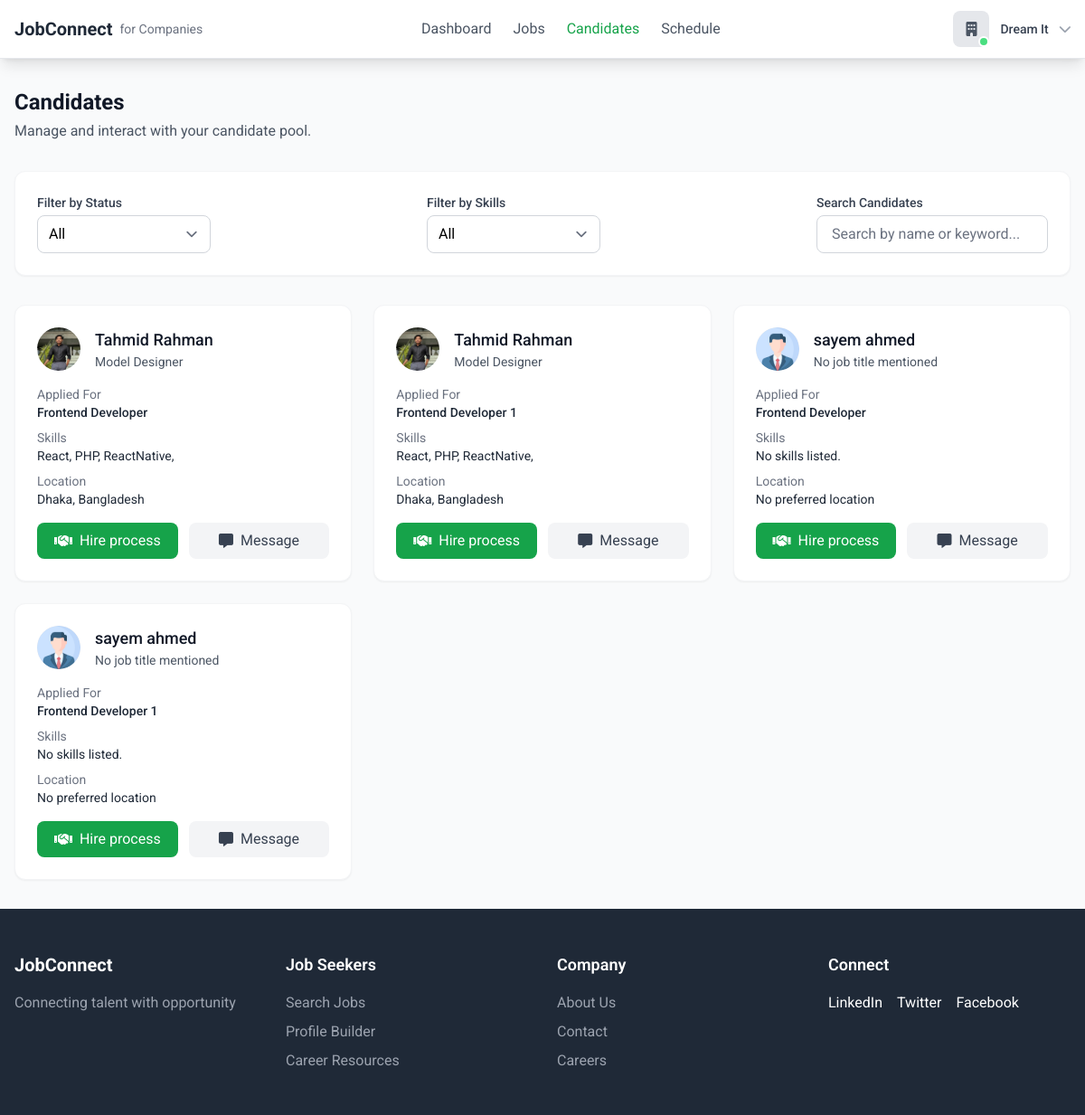
Page /company/candidates/ (signed in) on the committed database.
### accounts/models.py (models this page shows, shortened)
class CustomUser(AbstractBaseUser, PermissionsMixin):
    id = models.AutoField(primary_key=True)
    name = models.CharField(max_length=100)
    username = models.CharField(max_length=100, unique=True)
    email = models.EmailField(unique=True)
    phone_no = models.IntegerField(max_length=15,null=True,blank=True)
    role = models.CharField(max_length=50, choices=[
        ('admin', 'Admin'),
        ('user', 'User'),
        ('employee', 'Employee'),
    ], default='user')
    status = models.CharField(max_length=50, choices=[
        ('approved','Approved'),
        ('pending', 'Pending'),
    ],default='pending')
    is_active = models.BooleanField(default=True)
    is_staff = models.BooleanField(default=False)
    google_id = models.CharField(max_length=255, blank=True, null=True)
    email_verified = models.BooleanField(default=False)
    objects = CustomUserManager()
    USERNAME_FIELD = 'email'
    REQUIRED_FIELDS = ['username', 'name']

### employer/models.py (models this page shows, shortened)
class JobApplication(models.Model):
    application_id = models.AutoField(primary_key=True)
    job = models.ForeignKey('Job', on_delete=models.CASCADE)
    applicant = models.ForeignKey('jobseeker.Profile', on_delete=models.CASCADE)
    resume = models.FileField(upload_to='resumes/', null=True, blank=True)
    applied_date = models.DateTimeField(auto_now_add=True)
    is_selected = models.BooleanField(default=False, null=True, blank=True)
    is_scheduled = models.BooleanField(default=False, null=True, blank=True)
    is_interviewed = models.BooleanField(default=False, null=True, blank=True)

class Job(models.Model):
    JOB_TYPE_CHOICES = [
        ('Full-Time', 'Full-Time'),
        ('Part-Time', 'Part-Time'),
        ('Contract', 'Contract'),
        ('Internship', 'Internship')
    ]
    STATUS_CHOICES = [
        ('Active', 'Active'),
        ('Draft', 'Draft'),
        ('Closed', 'Closed'),
    ]
    CATEGORY_CHOICES = [
        ('engineering', 'Engineering'),
        ('design', 'Design'),
        ('marketing', 'Marketing'),
    ]
    job_id = models.AutoField(primary_key=True)
    title = models.CharField(max_length=255)
    company = models.ForeignKey('Company', on_delete=models.CASCADE)
    location = models.CharField(max_length=255)
    job_type = models.CharField(max_length=20, choices=JOB_TYPE_CHOICES)
    posted_date = models.DateTimeField(auto_now_add=True)
    salary_min = models.DecimalField(max_digits=10, decimal_places=2)
    salary_max = models.DecimalField(max_digits=10, decimal_places=2)
    applications = models.IntegerField(default=0)
    exp_need = models.IntegerField(default=0)
    description = models.TextField()
    responsibilities = models.TextField()
    requirements = models.TextField()
    benefits = models.TextField()
    status = models.CharField(max_length=10, choices=STATUS_CHOICES, default='Draft')
    category = models.CharField(max_length=20, choices=CATEGORY_CHOICES)

### jobseeker/models.py (models this page shows, shortened)
class Profile(models.Model):
    user = models.OneToOneField(CustomUser, on_delete=models.CASCADE, related_name='profile')
    profile_id = models.AutoField(primary_key=True)
    profile_picture = models.ImageField(upload_to='profile_pics/', blank=True, null=True,default='profile_pics/profile_1.png')
    google_picture_url = models.URLField(blank=True, null=True)
    first_name = models.CharField(max_length=50, blank=True, null=True)
    last_name = models.CharField(max_length=50, blank=True, null=True)
    job_title = models.CharField(max_length=100, blank=True, null=True)
    location = models.CharField(max_length=100, blank=True, null=True)
    about_me = models.TextField( blank=True, null=True)
    establised_at = models.DateField(blank=True, null=True)
    total_employees = models.IntegerField(blank=True, null=True)

class Skill(models.Model):
    profile = models.ForeignKey(Profile, on_delete=models.CASCADE, related_name='skills')
    name = models.CharField(max_length=50)

### employer/views.py (the view)
    def wrapper(request, *args, **kwargs):
        if request.user.role != 'employee':
            messages.error(request, "You are not authorized to view this page.")
            return redirect('login')
        return view_func(request, *args, **kwargs)

### employer/views.py (called while the page is built)
def employee_role_required(view_func):
    def wrapper(request, *args, **kwargs):
        if request.user.role != 'employee':
            messages.error(request, "You are not authorized to view this page.")
            return redirect('login')
        return view_func(request, *args, **kwargs)
    return wrapper

@employee_role_required
@login_required
def company_candidates(request):
    applicant = JobApplication.objects.filter(
        job__company__user=request.user, job__status="Active"
    ).select_related('applicant', 'job').prefetch_related(
        Prefetch('applicant__skills', queryset=Skill.objects.all())
    ).order_by('-applied_date')
    return render(request, 'employee/candidate.html',{'candidate':applicant})

### static/templates/employee/candidate.html (shortened to what this page needs)
{% extends 'base.html' %}
{% block nav %}
{% include 'components/company_nav.html' %}
{% endblock nav %}
{% block content %}
<div class="max-w-7xl mx-auto px-4 py-8">
    <div class="flex flex-col md:flex-row justify-between items-start md:items-center mb-8">
        <div class="mb-4 md:mb-0">
            <h1 class="text-2xl font-bold text-gray-900">Candidates</h1>
            <p class="text-gray-600 mt-1">Manage and interact with your candidate pool.</p>
        </div>
    </div>
    <div class="bg-white rounded-xl shadow-sm border border-gray-100 p-6 mb-8">
        <div class="flex flex-col md:flex-row items-center justify-between space-y-4 md:space-y-0 md:space-x-4">
            <div class="w-full md:w-auto">
                <label for="candidate-status" class="block text-sm font-medium text-gray-700 mb-1">Filter by
                    Status</label>
                <select id="candidate-status"
                    class="w-full md:w-48 px-3 py-2 border border-gray-300 rounded-lg focus:outline-none focus:ring-2 focus:ring-green-500">
                    <option value="all">All</option>
                </select>
            </div>
            <div class="w-full md:w-auto">
                <label for="candidate-skills" class="block text-sm font-medium text-gray-700 mb-1">Filter by
                    Skills</label>
                <select id="candidate-skills"
                    class="w-full md:w-48 px-3 py-2 border border-gray-300 rounded-lg focus:outline-none focus:ring-2 focus:ring-green-500">
                    <option value="all">All</option>
                </select>
            </div>
            <div class="w-full md:w-auto">
                <label for="search" class="block text-sm font-medium text-gray-700 mb-1">Search Candidates</label>
                <input type="text" id="search" placeholder="Search by name or keyword..."
                    class="w-full md:w-64 px-4 py-2 border border-gray-300 rounded-lg focus:outline-none focus:ring-2 focus:ring-green-500">
            </div>
        </div>
    </div>
    <div class="grid grid-cols-1 md:grid-cols-2 lg:grid-cols-3 gap-6">
        {% for cand in candidate %}
        <div class="bg-white rounded-xl shadow-sm border border-gray-100 p-6">
            <div class="flex items-center space-x-4">
                <div
                    class="h-12 w-12 rounded-full bg-gray-200 flex items-center justify-center overflow-hidden object-cover">
                    <img src="{{ cand.applicant.profile_picture.url }}" alt="Candidate Image">
                </div>
                <div>
                    <a href="{% url 'jobseeker:resume_build' cand.applicant.profile_id %}"
                        class="text-lg font-medium text-gray-900 hover:underline">
                        {% if cand.applicant.first_name %}
                        {{cand.applicant.first_name}}
                        {% endif %}
                        {% if cand.applicant.last_name %}
                        {{cand.applicant.last_name}}
                        {% endif %}
                    </a>
                    <p class="text-sm text-gray-600">
                        {% if cand.applicant.job_title %}
                        {{ cand.applicant.job_title}}
                        {% else %}
                        No job title mentioned
                        {% endif %}
                    </p>
                </div>
            </div>
            <div class="mt-4">
                <p class="text-sm text-gray-500">Applied For</p>
                <p class="text-sm text-gray-800 font-medium">{{cand.job.title}}</p>
            </div>
            <div class="mt-2">
                <p class="text-sm text-gray-500">Skills</p>
                <p class="text-sm text-gray-800">
                    {% for skill in cand.applicant.skills.all %}
                    {{ skill.name }},
                    {% empty %}
                    No skills listed.
                    {% endfor %}
                </p>
            </div>
            <div class="mt-2">
                <p class="text-sm text-gray-500">Location</p>
                <p class="text-sm text-gray-800">
                    {% if cand.applicant.location %}
                    {{ cand.applicant.location}}
                    {% else %}
                    No preferred location
                    {% endif %}
                </p>
            </div>
            <div class="mt-4 flex space-x-3 justify-between">
                <a href="{% url 'employer:view_resume' cand.application_id %}"
                    class="bg-green-600 hover:bg-green-700 text-white px-4 py-2 rounded-lg flex items-center justify-center w-full">
                    <i class="fas fa-handshake mr-2"></i>Hire process
                </a>
                <a href="{% url 'chatApp:start_direct_chat' recipient_id=cand.applicant.user.id %}?next={{ request.path }}"
                    class="bg-gray-100 hover:bg-gray-200 text-gray-700 px-4 py-2 rounded-lg flex items-center justify-center w-full">
                    <i class="fas fa-message mr-2"></i>Message
                </a>
            </div>
        </div>
        {% endfor %}
    </div>
</div>
{% endblock content %}
{% block footer %}
<div class="footer-container hidden md:block">
    {% include 'components/footer.html' %}
</div>
{% endblock footer %}

### static/templates/components/company_nav.html (shortened to what this page needs)
<nav class="bg-white shadow-lg border-b border-gray-200 sticky top-0 z-10">
    <div class="max-w-7xl mx-auto px-4">
        <div class="flex justify-between items-center py-3">
            <a href="/company/" class="flex items-center space-x-2">
                <span class="text-xl font-bold text-gray-800">JobConnect</span>
                <span class="text-sm text-gray-500">for Companies</span>
            </a>
            <div class="hidden md:flex items-center space-x-6">
                <a href="/company/"
                    class="hover:hover:text-green-600 {% if request.path == '/company/' %} text-green-600 {% else %} text-gray-600 {% endif %}">Dashboard</a>
                <a href="/company/jobs/"
                    class="hover:hover:text-green-600 {% if '/company/jobs/' in request.path %} text-green-600 {% else %} text-gray-600 {% endif %}">Jobs</a>
                <a href="/company/candidates/"
                    class="hover:hover:text-green-600 {% if '/company/candidates/' in request.path %} text-green-600 {% else %} text-gray-600 {% endif %}">Candidates</a>
                <a href="/company/schedule/"
                    class="hover:hover:text-green-600 {% if '/company/schedule/' in request.path %} text-green-600 {% else %} text-gray-600 {% endif %}">Schedule</a>
            </div>
            <div class="relative ml-4">
                <button id="profile-dropdown-button" class="flex items-center space-x-3 focus:outline-none">
                    <div class="relative">
                        <div class="h-10 w-10 rounded-lg bg-gray-200 flex items-center justify-center">
                            <i class="fas fa-building text-gray-600"></i>
                        </div>
                        <span
                            class="absolute bottom-0 right-0 w-3 h-3 bg-green-400 rounded-full border-2 border-white"></span>
                    </div>
                    <div class="text-left hidden md:block">
                        <p class="text-sm font-medium text-gray-700">{{request.user.name}}</p>
                    </div>
                    <i class="fas fa-chevron-down text-gray-400 text-sm"></i>
                </button>
            </div>
        </div>
    </div>
</nav>

### rows in the picture
CustomUser: user.name "Dream It"
JobApplication: applicant.profile_picture (picture), applicant.first_name "Tahmid", applicant.last_name "Rahman", applicant.job_title "Model Designer", job "Frontend Developer", applicant.location "Dhaka, Bangladesh"
Skill: name "React"
Skill: name "PHP"
Skill: name "ReactNative"
JobApplication: applicant.profile_picture (picture), applicant.first_name "Tahmid", applicant.last_name "Rahman", applicant.job_title "Model Designer", job "Frontend Developer 1", applicant.location "Dhaka, Bangladesh"
JobApplication: applicant.profile_picture (picture), applicant.first_name "sayem ahmed", shows "No job title mentioned", job "Frontend Developer", shows "No preferred location"
JobApplication: applicant.profile_picture (picture), applicant.first_name "sayem ahmed", shows "No job title mentioned", job "Frontend Developer 1", shows "No preferred location"
